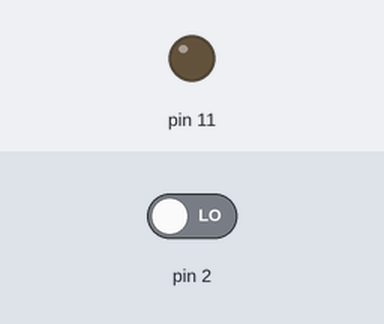
Simulated run of this sketch. Board: Arduino Uno, built with avr-gcc and run on an emulated ATmega328P. Shown: output pins drawn as LEDs (lit = HIGH). Dashed ring = blinking. Inputs (shaded band) come from the test bench; at power-on: pin 2 LOW.

Above: at 1.2 s.
1.3 s: pin 2 driven HIGH
At 1.51 s:
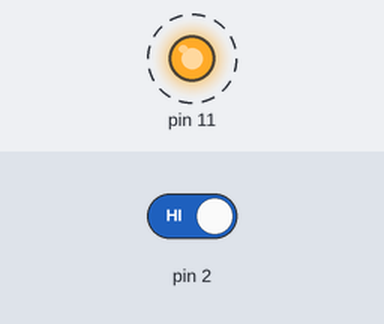
4.3 s: pin 2 driven LOW
At 4.3 s:
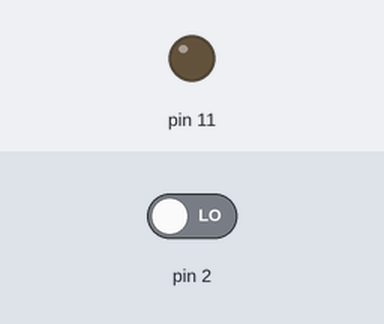
Timing chart, 0 to 7.3 s (numbered marks = the images above; inputs shaded):
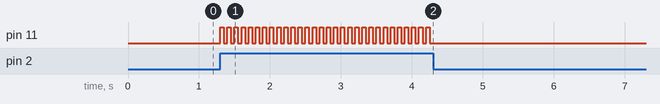

Measured:
- after the input at 1.3 s, pin 11: alternates HIGH for 0.05 s and LOW for 0.05 s, starting at once
- after the input at 4.3 s, pin 11: stops changing and stays LOW

The sketch:

button_LED.ino
```cpp
// 전역 변수
int flag = 0; // 현재 led 상태가 어떤지

void setup() {
  pinMode(11, OUTPUT);
  pinMode(2, INPUT);
}

void loop() {
  int value = digitalRead(2);
  if(value==HIGH){
    if(!flag){
      digitalWrite(11, HIGH);
      delay(50);
      flag = 1;
    }
    else{
      digitalWrite(11, LOW);
      delay(50);
      flag = 0;
    }
  }
}
```
